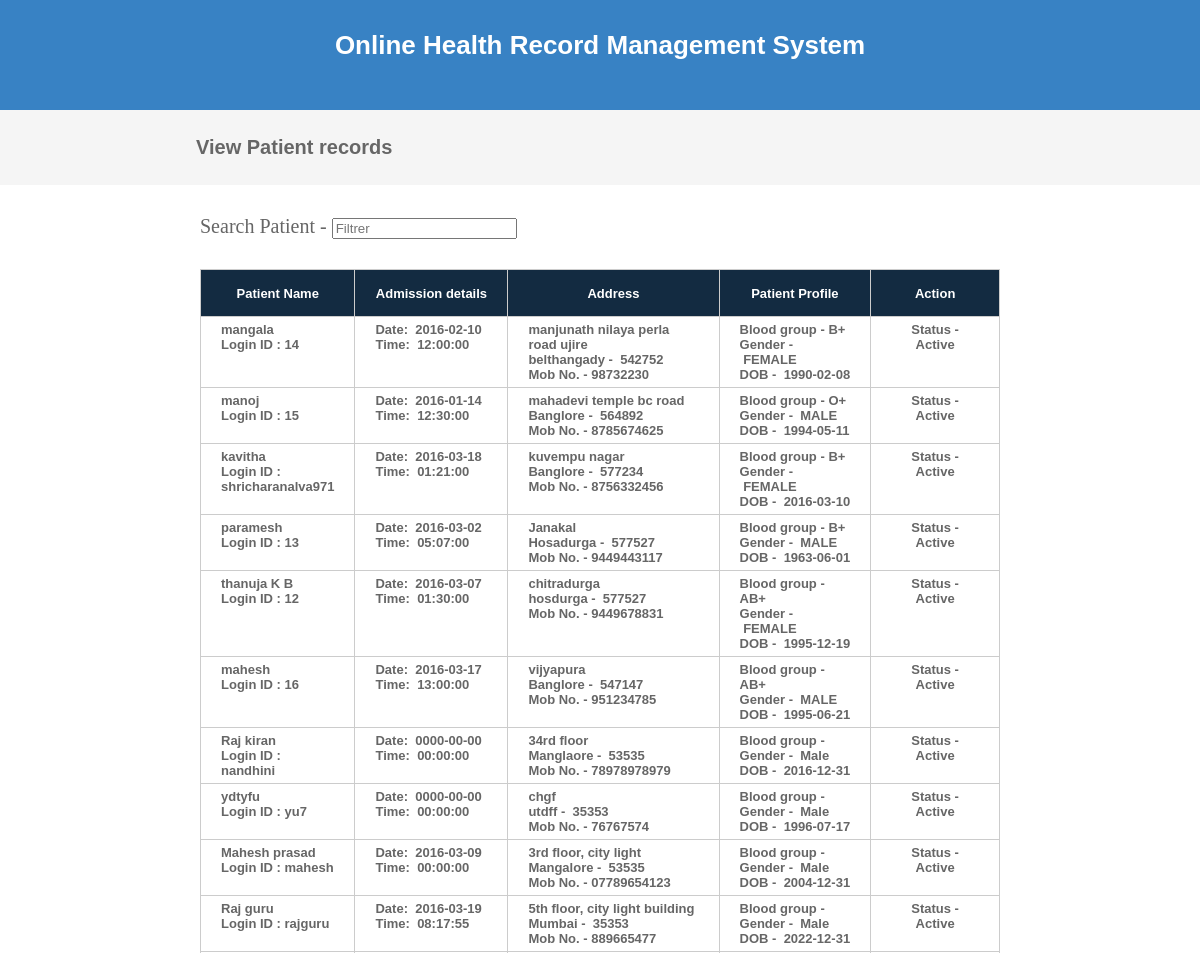
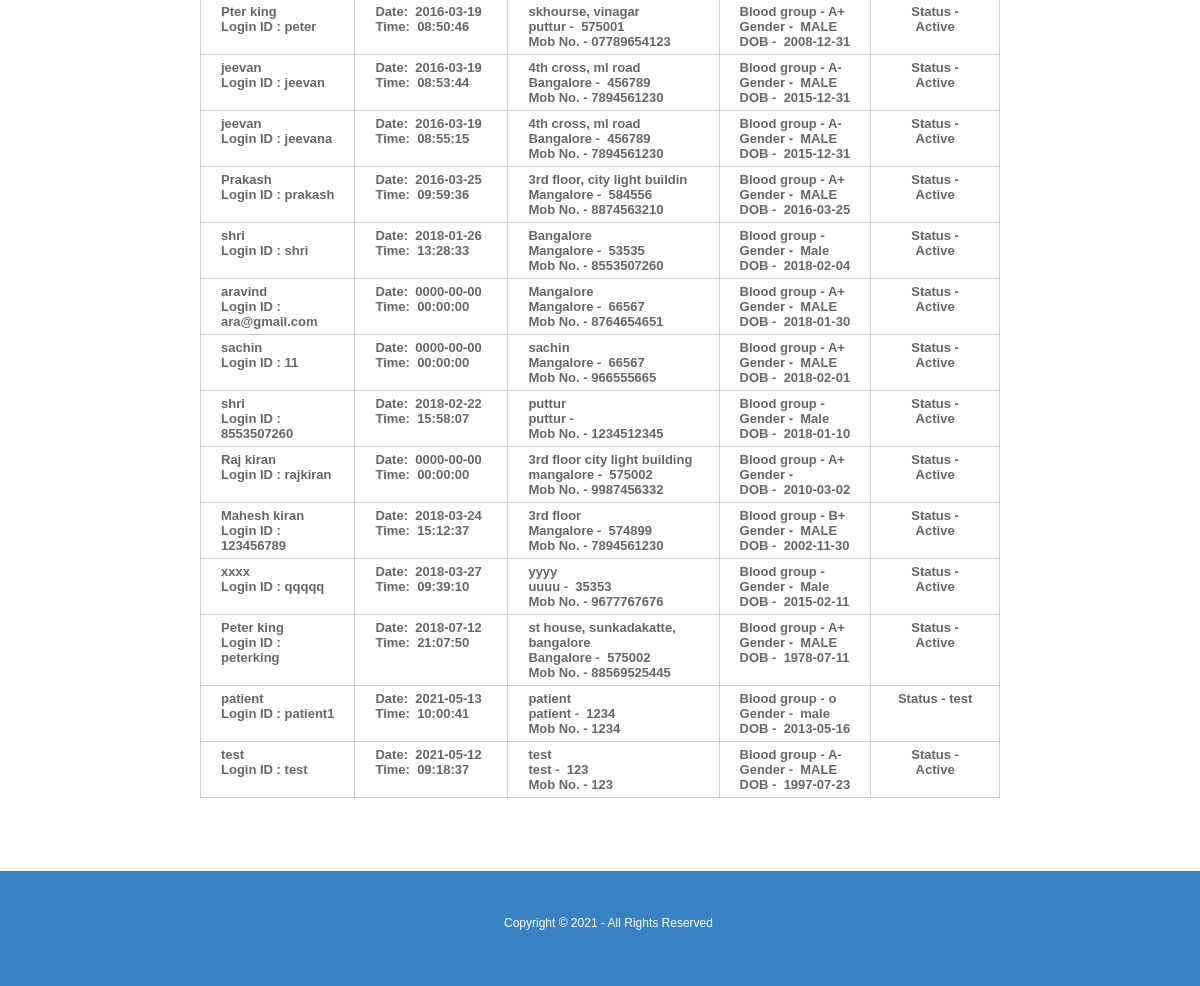
Before: /viewpatient.php with the older database file (2 pictures, top to bottom).
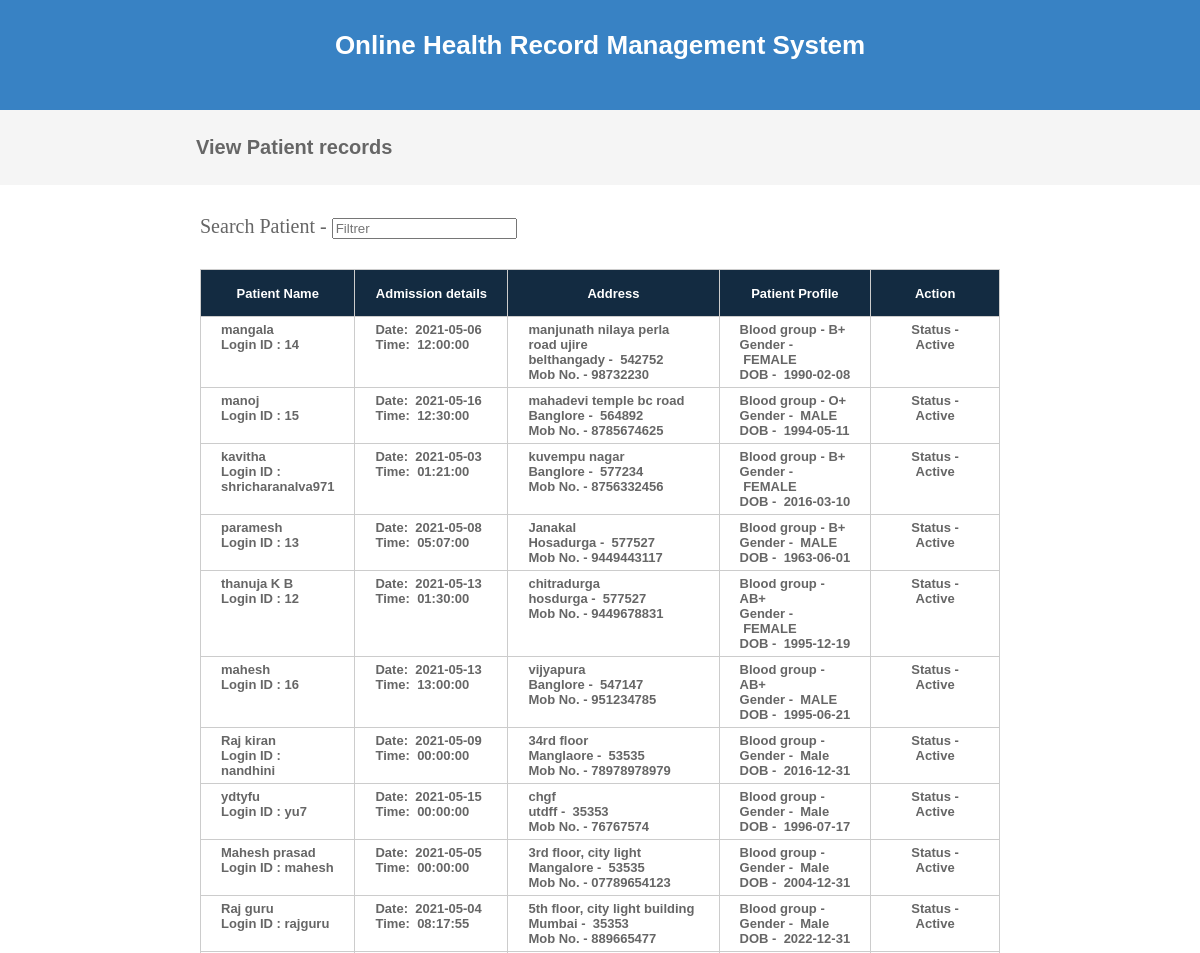
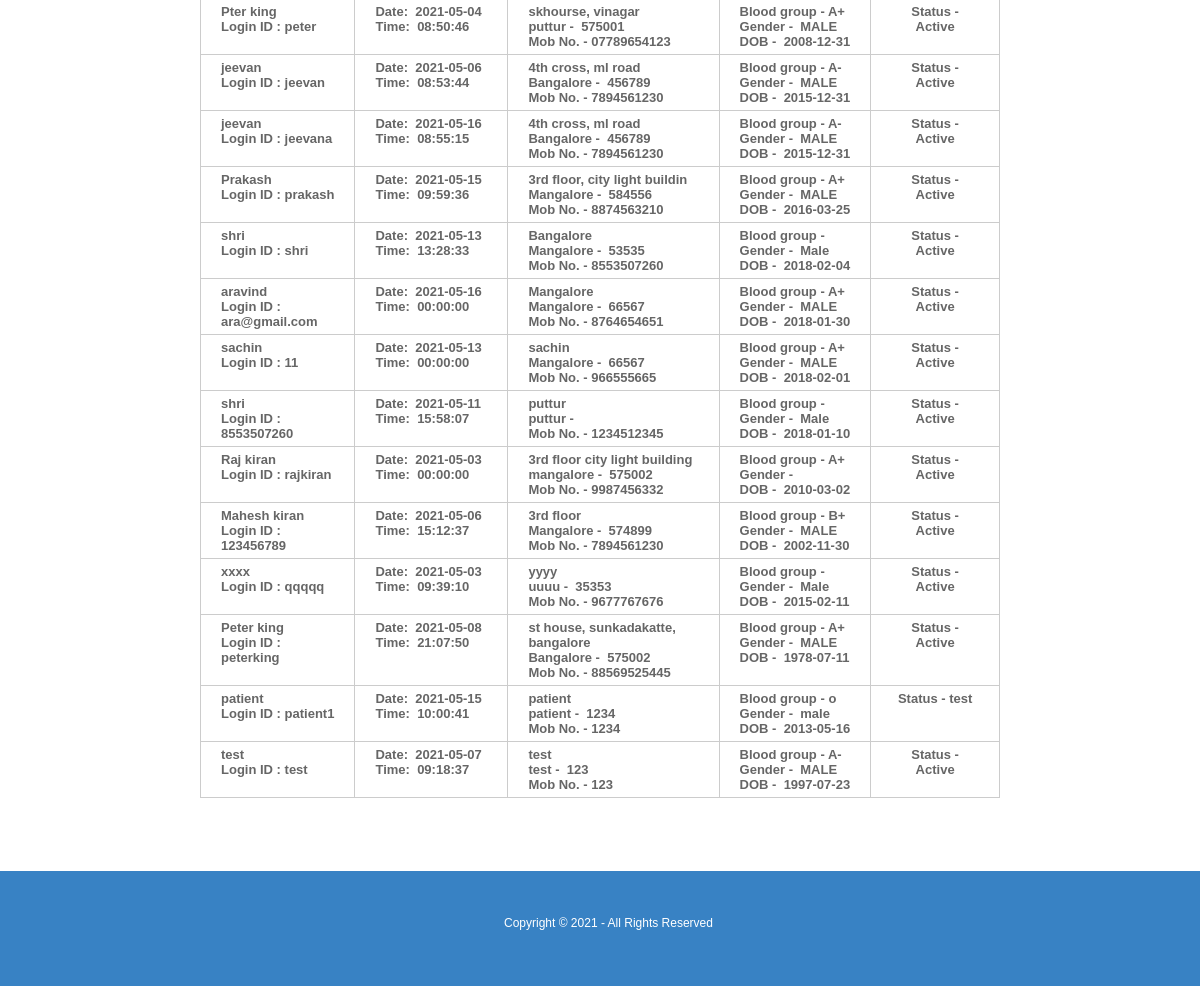
After: the same page with the newer database file (2 pictures, top to bottom).
### tables this page shows
CREATE TABLE `patient` (
  `patientid` int(10) NOT NULL,
  `patientname` varchar(50) NOT NULL,
  `admissiondate` date NOT NULL,
  `admissiontime` time NOT NULL,
  `address` varchar(250) NOT NULL,
  `mobileno` varchar(15) NOT NULL,
  `city` varchar(25) NOT NULL,
  `pincode` varchar(20) NOT NULL,
  `loginid` varchar(50) NOT NULL,
  `password` varchar(25) NOT NULL,
  `bloodgroup` varchar(20) NOT NULL,
  `gender` varchar(10) NOT NULL,
  `dob` date NOT NULL,
  `status` varchar(10) NOT NULL
);

### viewpatient.php (the view, shortened to what this page needs)
<?php
include("headers.php");
include("dbconnection.php");
?>
<div class="wrapper col2">
  <div id="breadcrumb">
    <ul>
      <li class="first">View Patient records</li></ul>
  </div>
</div>
<div class="wrapper col4">
  <div id="container">
<section class="container">
<h2>Search Patient - <input type="search" class="light-table-filter" data-table="order-table" placeholder="Filtrer" /></h2>
	<table class="order-table">
      <thead>
        <tr>
          <th width="15%" height="36"><div align="center">Patient Name</div></th>
          <th width="20%"><div align="center">Admission details</div></th>
          <th width="28%"><div align="center">Address</div></th>
          <th width="20%"><div align="center">Patient Profile</div></th>
          <th width="17%"><div align="center">Action</div></th>
        </tr>
        </thead>
      <tbody>
   <?php
		$sql ="SELECT * FROM patient";
		$qsql = mysqli_query($con,$sql);
		while($rs = mysqli_fetch_array($qsql))
		{
        echo "<tr>
          <td>$rs[patientname]<br>
		  <strong>Login ID :</strong> $rs[loginid] </td>
          <td>
		  <strong>Date</strong>: &nbsp;$rs[admissiondate]<br>
		 <strong>Time</strong>: &nbsp;$rs[admissiontime]</td>
		   <td>$rs[address]<br>$rs[city] -  &nbsp;$rs[pincode]<br>
Mob No. - $rs[mobileno]</td>
			    <td><strong>Blood group</strong> - $rs[bloodgroup]<br>
<strong>Gender</strong> - &nbsp;$rs[gender]<br>
<strong>DOB</strong> - &nbsp;$rs[dob]</td>
          <td align='center'>Status - $rs[status] <br>";
		  echo "</td></tr>";
		}
		?>
      </tbody>
    </table>
</section>
    <p>&nbsp;</p>
  </div>
</div>
<?php
include("footers.php");
?>

### headers.php (shortened to what this page needs)
<!DOCTYPE html PUBLIC "-//W3C//DTD XHTML 1.0 Transitional//EN" "http://www.w3.org/TR/xhtml1/DTD/xhtml1-transitional.dtd">
<html xmlns="http://www.w3.org/1999/xhtml">
<head>
<link rel="stylesheet" href="layout/styles/layout.css" type="text/css" />
</head>
<body id="top">
<div class="wrapper col1" style="background-color: #3882C4">
<center><a href="index.php"></center>
  <div id="head"><br><br>
    	 <center><h1 style="color: #FFFFFF">Online Health Record Management System</h1></center>
  </div>
</div>

### footers.php (shortened to what this page needs)
<div class="wrapper col5" style="background-color: #3882C4">
  <div id="footer" style="display: flex; text-align: center;">
    <div id="copyright">
	    <div class="col-3"></div>
	    <div class="col-2">
	      <p class="fl_left">Copyright &copy; 2021 - All Rights Reserved</p>
	      <br class="clear" />
	      <div class="col-3"></div>
	    </div>
	   </div>
  </div>
</div>
</body>
</html>

### layout/styles/layout.css (style rules this page uses)
html { overflow-y:scroll; }
body { margin:0; padding:0; font-size:13px; font-family:verdana, Arial, Helvetica, sans-serif; }
a { outline:none; text-decoration:none; }
.fl_left, .imgl { float:left; }
div.wrapper { display:block; width:100%; margin:0; text-align:left; }
.col1 { color:#000000; background-color:#04acec; }
.col2 { color:#666666; background-color:#F5F5F5; }
.col3, .col4 { color:#666666; background-color:#FFFFFF; }
.col5 { color:#FFFFFF; background-color:#04acec; }
#head, #gallery, #breadcrumb, #container, #footer { display:block; position:relative; padding: 0; margin:0 auto; }
#head { height:110px; z-index:1000; }
#head h1, #head p, #head a { margin:0; padding:0; list-style:none; line-height:normal; color: #FFFFFF; }
#breadcrumb { padding: 26px 196px; font-size: 20px; font-weight: bold; }
#breadcrumb ul { margin:0; padding:0; list-style:none; }
#breadcrumb ul li { display:inline; }
#breadcrumb ul li.first { font-weight:bold; font-size: 20px; }
#container { padding: 30px 200px; }
#container h1, #container h2, #container h3, #container h4, #container h5, #container h6 { margin:0 0 15px 0; padding:0 0 15px 0; line-height:normal; font-weight:normal; font-size:20px; font-family:Georgia, "Times New Roman", Times, serif; }
#footer { padding:0px 0px 40px 0px; }
.col-2 { width: 35%; height: 30px; float: left; }
.col-3 { width: 42%; height: 30px; float: left; }
#copyright { display:block; float:left; width:100%; margin:25px 0 0 0; padding:20px 0 0 0; font-size:12px; }
#copyright p { margin:0; padding:0; }

### layout/styles/tables.css (style rules this page uses)
table { width:100%; border-collapse:collapse; table-layout:auto; vertical-align:top; margin-bottom:15px; border:1px solid #CCCCCC; }
table thead th { color:#FFFFFF; background-color:#132B41; border:1px solid #CCCCCC; border-collapse:collapse; text-align:center; table-layout:auto; vertical-align:middle; }
table tbody td { vertical-align:top; border-collapse:collapse; border-left:1px solid #CCCCCC; border-right:1px solid #CCCCCC; border-top:1px solid #CCCCCC; }
table thead th, table tbody td { padding:5px 20px; border-collapse:collapse; font-weight: bold; }

Changed rows visible on the page:
changed patient "mangala": admissiondate "2016-02-10" → "2021-05-06"
changed patient "manoj": admissiondate "2016-01-14" → "2021-05-16"
changed patient "kavitha": admissiondate "2016-03-18" → "2021-05-03"
changed patient "paramesh": admissiondate "2016-03-02" → "2021-05-08"
changed patient "thanuja K B": admissiondate "2016-03-07" → "2021-05-13"
changed patient "vijyapura": admissiondate "2016-03-17" → "2021-05-13"
changed patient "nandhini": admissiondate "0000-00-00" → "2021-05-09"
changed patient "ydtyfu": admissiondate "0000-00-00" → "2021-05-15"
changed patient "Mahesh prasad": admissiondate "2016-03-09" → "2021-05-05"
changed patient "Raj guru": admissiondate "2016-03-19" → "2021-05-04"
changed patient "Pter king": admissiondate "2016-03-19" → "2021-05-04"
changed patient (number 12 of 24 on the later page): admissiondate "2016-03-19" → "2021-05-06"
changed patient "jeevana": admissiondate "2016-03-19" → "2021-05-16"
changed patient "Prakash": admissiondate "2016-03-25" → "2021-05-15"
changed patient (number 15 of 24 on the later page): admissiondate "2018-01-26" → "2021-05-13"
changed patient "aravind": admissiondate "0000-00-00" → "2021-05-16"
changed patient "sachin": admissiondate "0000-00-00" → "2021-05-13"
changed patient (number 18 of 24 on the later page): admissiondate "2018-02-22" → "2021-05-11"
changed patient "rajkiran": admissiondate "0000-00-00" → "2021-05-03"
changed patient "Mahesh kiran": admissiondate "2018-03-24" → "2021-05-06"
changed patient "xxxx": admissiondate "2018-03-27" → "2021-05-03"
changed patient "Peter king": admissiondate "2018-07-12" → "2021-05-08"
changed patient "patient": admissiondate "2021-05-13" → "2021-05-15"
changed patient (number 24 of 24 on the later page): admissiondate "2021-05-12" → "2021-05-07"
